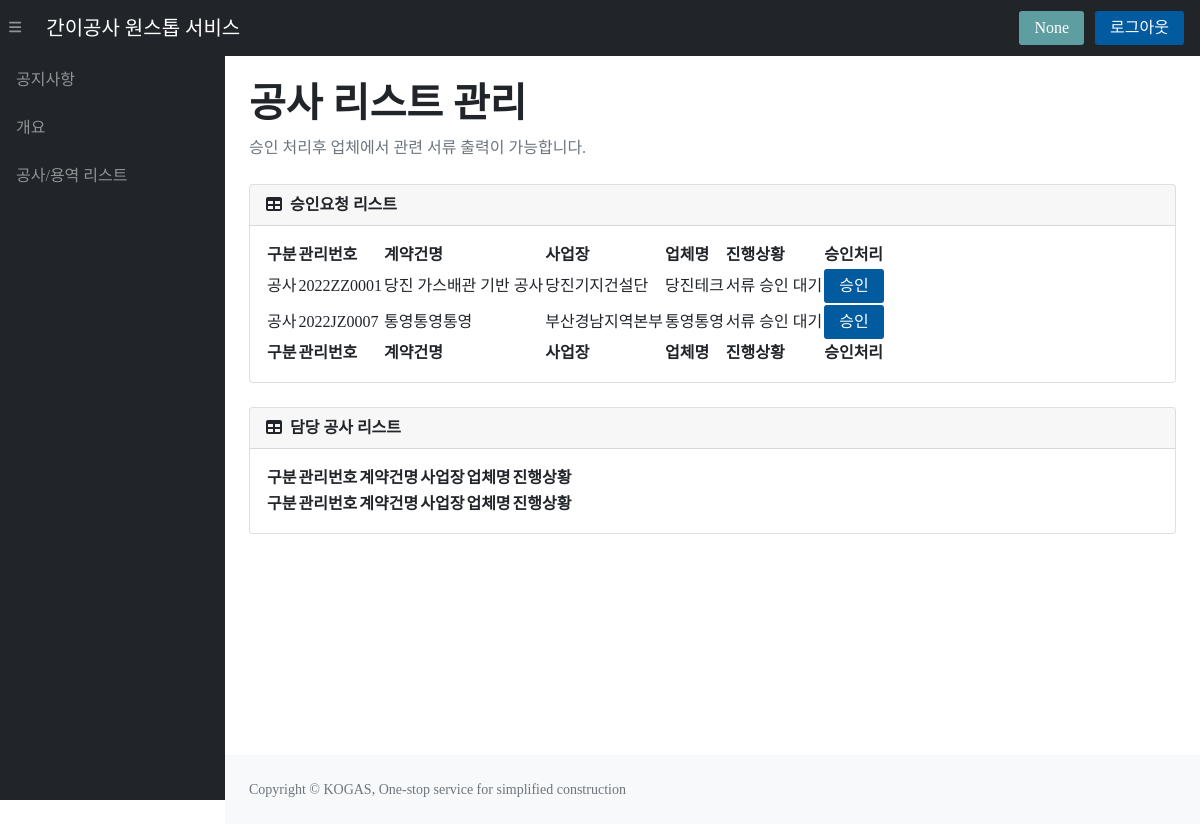
Page /serviceStatus (signed in) on the earlier database version.
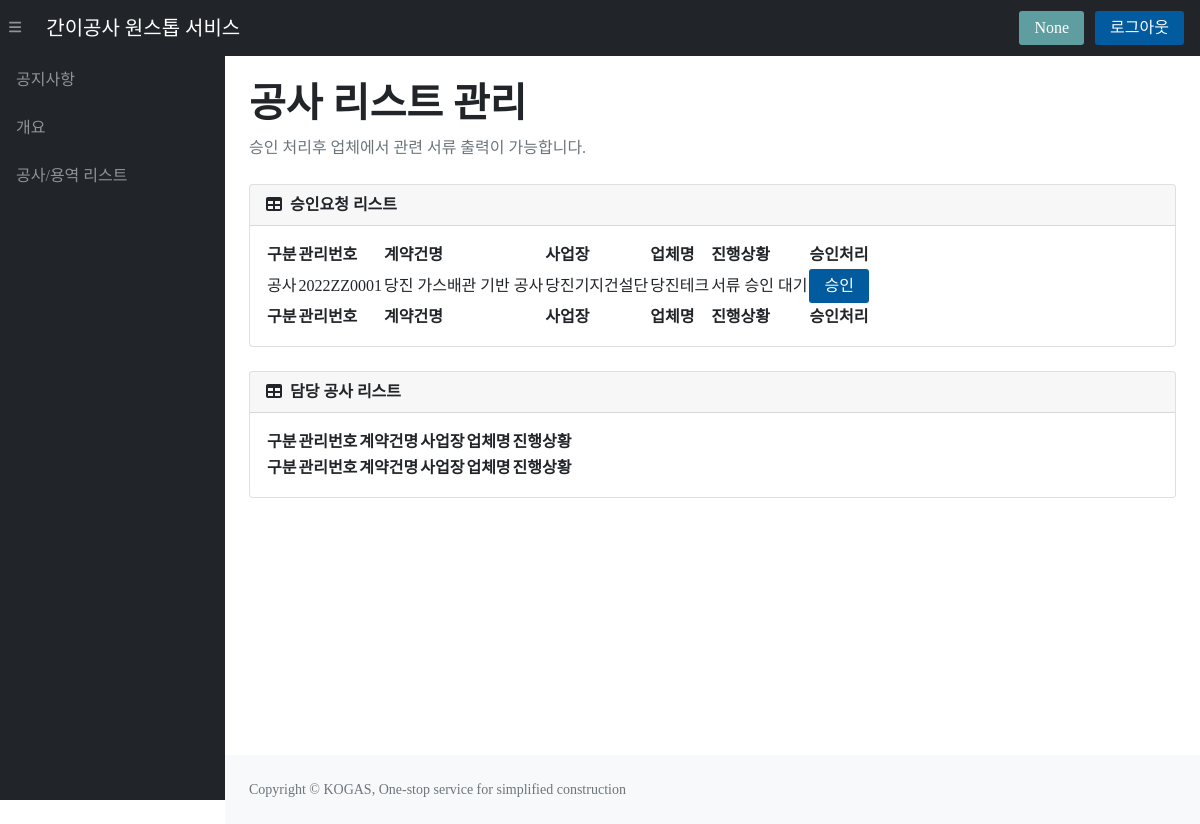
Same page on the later database version.
### tables this page shows
CREATE TABLE "constructionList" (
	"contractNum"	TEXT UNIQUE,
	"title"	TEXT,
	"department"	TEXT,
	"company"	TEXT,
	"supervisor"	TEXT,
	"s_contact"	TEXT,
	"contractAmount"	NUMERIC,
	"deposit_rate"	NUMERIC,
	"fault_rate"	NUMERIC,
	"progress"	INTEGER,
	"s_position"	TEXT,
	"s_email"	TEXT,
	"class_code"	TEXT,
	"budget_course"	TEXT,
	"start_date"	TEXT,
	"contract_completion"	TEXT,
	"real_completion"	TEXT,
	"summary"	TEXT,
	"company2"	TEXT,
	"company2_amount"	NUMERIC,
	"company3"	TEXT,
	"company3_amount"	NUMERIC,
	PRIMARY KEY("contractNum")
);

### app.py (the view)
@app.route('/serviceStatus')
def serviceStatus():
    if 'userName' in session:
        con = sqlite3.connect(path.join(ROOT, 'KOGAS.db'))
        cur = con.cursor()
        userName = session.get('userName')
        sql = f"SELECT * FROM constructionList WHERE start_date=? AND (progress!=1 or progress!=3)"
        cur.execute(sql, (userName,))
        A_data = cur.fetchall()
        sql = f"SELECT * FROM constructionList WHERE start_date=? AND progress=1 or progress=3"
        cur.execute(sql, (userName,))
        R_data = cur.fetchall()
        process = ['신규 생성','계약 승인 대기','계약 서류 업로드','서류 승인 대기','착공 서류 업로드','서류 승인 대기','준공 정보 입력','준공 승인 대기','준공 서류 업로드','준공 승인 완료']
        return render_template('serviceStatus.html',supervisor=session.get('supervisor'), login=session.get('logFlag'), A_data=A_data, R_data=R_data,process=process)
    else:
        flash("해당 페이지는 관리자 로그인이 필요합니다.")
        return redirect(url_for("login"))

### templates/serviceStatus.html (shortened to what this page needs)
{% extends "index.html" %}
{% block main %}
<h1 class="mt-4" style="text-align:left;"><b>공사 리스트 관리</b></h1>
<ol class="breadcrumb mb-4"><li class="breadcrumb-item active">승인 처리후 업체에서 관련 서류 출력이 가능합니다.</li></ol>
<div class="card mb-4">
    <div class="card-header">
        <i class="fas fa-table me-1"></i>
        <b>승인요청 리스트</b>
    </div>
    <div class="card-body">
        <table id="datatablesSimple1">
            <thead>
                <tr>
                    <th>구분</th>
                    <th>관리번호</th>
                    <th>계약건명</th>
                    <th>사업장</th>
                    <th>업체명</th>
                    <th>진행상황</th>
                    <th>승인처리</th>
                </tr>
            </thead>
            <tfoot>
                <tr>
                    <th>구분</th>
                    <th>관리번호</th>
                    <th>계약건명</th>
                    <th>사업장</th>
                    <th>업체명</th>
                    <th>진행상황</th>
                    <th>승인처리</th>
                </tr>
            </tfoot>
            <tbody>
                {% for R in R_data %}
                {% if R[9] == 1%}
                <tr>
                    <td onclick="location.href='/goto/{{R[0]}}';" style="cursor:pointer;">{{R[12]}}</td>
                    <td onclick="location.href='/goto/{{R[0]}}';" style="cursor:pointer;">{{R[0]}}</td>
                    <td onclick="location.href='/goto/{{R[0]}}';" style="cursor:pointer;">{{R[1]}}</td>
                    <td onclick="location.href='/goto/{{R[0]}}';" style="cursor:pointer;">{{R[2]}}</td>
                    <td onclick="location.href='/goto/{{R[0]}}';" style="cursor:pointer;">{{R[3]}}</td>
                    <td onclick="location.href='/goto/{{R[0]}}';" style="cursor:pointer;">{{process[R[9]]}}</td>
                    <td>
                        <button class="cBtn" onclick="location.href='/approval_proc/{{R[0]}}';" style="cursor:pointer;">승인</button>
                    </td>
                </tr>
                {% else %}
                <tr>
                    <td onclick="location.href='/go1/{{R[0]}}';" style="cursor:pointer;">{{R[12]}}</td>
                    <td onclick="location.href='/go1/{{R[0]}}';" style="cursor:pointer;">{{R[0]}}</td>
                    <td onclick="location.href='/go1/{{R[0]}}';" style="cursor:pointer;">{{R[1]}}</td>
                    <td onclick="location.href='/go1/{{R[0]}}';" style="cursor:pointer;">{{R[2]}}</td>
                    <td onclick="location.href='/go1/{{R[0]}}';" style="cursor:pointer;">{{R[3]}}</td>
                    <td onclick="location.href='/go1/{{R[0]}}';" style="cursor:pointer;">{{process[R[9]]}}</td>
                    <td>
                        <button class="cBtn" onclick="location.href='/approval_proc/{{R[0]}}';" style="cursor:pointer;">승인</button>
                    </td>
                </tr>
                {% endif %}
                {% endfor %}
            </tbody>
        </table>
    </div>
</div>
<div class="card mb-4">
    <div class="card-header">
        <i class="fas fa-table me-1"></i>
        <b>담당 공사 리스트</b>
    </div>
    <div class="card-body">
        <table id="datatablesSimple2">
            <thead>
                <tr>
                    <th>구분</th>
                    <th>관리번호</th>
                    <th>계약건명</th>
                    <th>사업장</th>
                    <th>업체명</th>
                    <th>진행상황</th>
                </tr>
            </thead>
            <tfoot>
                <tr>
                    <th>구분</th>
                    <th>관리번호</th>
                    <th>계약건명</th>
                    <th>사업장</th>
                    <th>업체명</th>
                    <th>진행상황</th>
                </tr>
            </tfoot>
        </table>
    </div>
</div>
{% endblock %}

### templates/index.html (shortened to what this page needs)
<!DOCTYPE html>
<html lang="ko">
<head>
    <link href="https://cdn.jsdelivr.net/npm/simple-datatables@latest/dist/style.css" rel="stylesheet" />
    <link rel="stylesheet" href="{{ url_for('static', filename='css/main.css') }}">|
</head>
<body class="sb-nav-fixed">
    <nav class="sb-topnav navbar navbar-expand navbar-dark bg-dark">
        <button class="btn btn-link btn-sm order-1 order-lg-0 me-4 me-lg-0" id="sidebarToggle" href="#!"><i
                class="fas fa-bars"></i></button>
        <a class="navbar-brand ps-3" href="{{ url_for('index') }}">
            간이공사 원스톱 서비스 </a>
        <div class="d-none d-md-inline-block form-inline ms-auto me-0 me-md-3 my-2 my-md-0">
            {% if login == True %}
            <a href="{{ url_for('serviceStatus') }}"><button class="cBtn" style="background-color:cadetblue ; margin-right: 7px;">{{supervisor}}</button></a>
            {% endif %}
            {% if login == True %}
            <a href="{{ url_for('logout') }}"><button class="cBtn">로그아웃</button></a>
            {% else %}
            <a href="{{ url_for('login') }}"><button class="cBtn">로그인</button></a>
            {% endif %}
        </div>
    </nav>
    <div id="layoutSidenav">
        <div id="layoutSidenav_nav">
            <nav class="sb-sidenav accordion sb-sidenav-dark" id="sidenavAccordion">
                <div class="sb-sidenav-menu">
                    <div class="nav">
                        <a class="nav-link" href="#">공지사항</a>
                        <a class="nav-link" href="#">개요</a>
                        {% if login == True %}
                        <a class="nav-link" href="{{ url_for('serviceStatus') }}">공사/용역 리스트</a>
                        {% endif %}
                    </div>
                </div>
            </nav>
        </div>
        <div id="layoutSidenav_content">
            <main>
                <div class="container-fluid px-4">
                    {% block main %}{% endblock %}
                </div>
            </main>
            <footer class="py-4 bg-light mt-auto">
                <div class="container-fluid px-4">
                    <div class="d-flex align-items-center justify-content-between small">
                        <div class="text-muted">Copyright &copy; KOGAS, One-stop service for simplified construction
                        </div>
                    </div>
                </div>
            </footer>
        </div>
    </div>
</body>
</html>

Differences in the rows shown:
no longer on this page (row edited): constructionList: class_code "공사", contractNum "2022JZ0007", title "통영통영통영", department "부산경남지역본부", company "통영통영", progress "서류 승인 대기"
